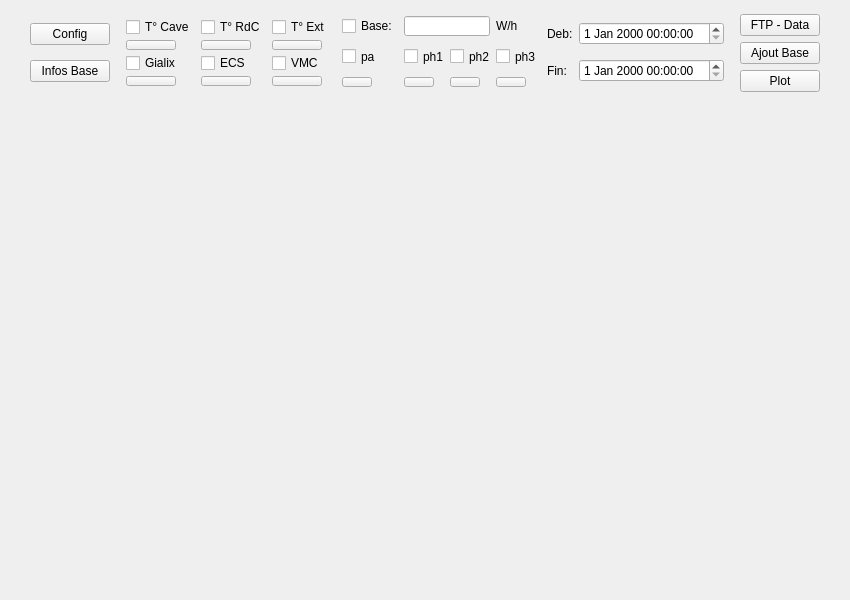
<?xml version="1.0" encoding="UTF-8"?>
<ui version="4.0">
 <class>MainWindow</class>
 <widget class="QMainWindow" name="MainWindow">
  <property name="geometry">
   <rect>
    <x>0</x>
    <y>0</y>
    <width>850</width>
    <height>600</height>
   </rect>
  </property>
  <property name="minimumSize">
   <size>
    <width>850</width>
    <height>0</height>
   </size>
  </property>
  <property name="windowTitle">
   <string>WesLC-Data</string>
  </property>
  <property name="animated">
   <bool>false</bool>
  </property>
  <widget class="QWidget" name="centralwidget">
   <layout class="QGridLayout" name="gridLayout_4">
    <item row="0" column="0">
     <spacer name="horizontalSpacer">
      <property name="orientation">
       <enum>Qt::Horizontal</enum>
      </property>
      <property name="sizeHint" stdset="0">
       <size>
        <width>62</width>
        <height>20</height>
       </size>
      </property>
     </spacer>
    </item>
    <item row="0" column="1">
     <layout class="QGridLayout" name="gridLayout_2">
      <property name="leftMargin">
       <number>5</number>
      </property>
      <property name="topMargin">
       <number>5</number>
      </property>
      <property name="rightMargin">
       <number>5</number>
      </property>
      <property name="bottomMargin">
       <number>5</number>
      </property>
      <item row="0" column="0">
       <widget class="QPushButton" name="config_Button">
        <property name="text">
         <string>Config</string>
        </property>
       </widget>
      </item>
      <item row="1" column="0">
       <widget class="QPushButton" name="info_base_Button">
        <property name="text">
         <string>Infos Base</string>
        </property>
       </widget>
      </item>
     </layout>
    </item>
    <item row="0" column="2">
     <layout class="QGridLayout" name="gridLayout_Sondes">
      <property name="leftMargin">
       <number>5</number>
      </property>
      <property name="topMargin">
       <number>5</number>
      </property>
      <property name="rightMargin">
       <number>5</number>
      </property>
      <property name="bottomMargin">
       <number>5</number>
      </property>
      <property name="verticalSpacing">
       <number>0</number>
      </property>
      <item row="1" column="1">
       <widget class="QPushButton" name="pb_1w2">
        <property name="maximumSize">
         <size>
          <width>50</width>
          <height>10</height>
         </size>
        </property>
        <property name="text">
         <string/>
        </property>
       </widget>
      </item>
      <item row="2" column="1">
       <widget class="QCheckBox" name="cb_pince2">
        <property name="text">
         <string>ECS</string>
        </property>
       </widget>
      </item>
      <item row="2" column="2">
       <widget class="QCheckBox" name="cb_pince1">
        <property name="text">
         <string>VMC</string>
        </property>
       </widget>
      </item>
      <item row="3" column="2">
       <widget class="QPushButton" name="pb_pince2">
        <property name="maximumSize">
         <size>
          <width>50</width>
          <height>10</height>
         </size>
        </property>
        <property name="text">
         <string/>
        </property>
       </widget>
      </item>
      <item row="0" column="1">
       <widget class="QCheckBox" name="cb_1w2">
        <property name="text">
         <string>T° RdC</string>
        </property>
       </widget>
      </item>
      <item row="1" column="0">
       <widget class="QPushButton" name="pb_1w1">
        <property name="maximumSize">
         <size>
          <width>50</width>
          <height>10</height>
         </size>
        </property>
        <property name="text">
         <string/>
        </property>
       </widget>
      </item>
      <item row="1" column="2">
       <widget class="QPushButton" name="pb_1w3">
        <property name="maximumSize">
         <size>
          <width>50</width>
          <height>10</height>
         </size>
        </property>
        <property name="text">
         <string/>
        </property>
       </widget>
      </item>
      <item row="2" column="0">
       <widget class="QCheckBox" name="cb_pulse1">
        <property name="text">
         <string>Gialix</string>
        </property>
       </widget>
      </item>
      <item row="0" column="2">
       <widget class="QCheckBox" name="cb_1w3">
        <property name="text">
         <string>T° Ext</string>
        </property>
       </widget>
      </item>
      <item row="3" column="1">
       <widget class="QPushButton" name="pb_pince1">
        <property name="maximumSize">
         <size>
          <width>50</width>
          <height>10</height>
         </size>
        </property>
        <property name="text">
         <string/>
        </property>
       </widget>
      </item>
      <item row="3" column="0">
       <widget class="QPushButton" name="pb_pulse1">
        <property name="maximumSize">
         <size>
          <width>50</width>
          <height>10</height>
         </size>
        </property>
        <property name="text">
         <string/>
        </property>
       </widget>
      </item>
      <item row="0" column="0">
       <widget class="QCheckBox" name="cb_1w1">
        <property name="text">
         <string>T° Cave</string>
        </property>
       </widget>
      </item>
     </layout>
    </item>
    <item row="0" column="3">
     <layout class="QGridLayout" name="gridLayout_3">
      <item row="0" column="0">
       <widget class="QCheckBox" name="cb_base">
        <property name="text">
         <string>Base:</string>
        </property>
       </widget>
      </item>
      <item row="0" column="1" colspan="2">
       <widget class="QLineEdit" name="le_base">
        <property name="maximumSize">
         <size>
          <width>120</width>
          <height>20</height>
         </size>
        </property>
        <property name="alignment">
         <set>Qt::AlignRight|Qt::AlignTrailing|Qt::AlignVCenter</set>
        </property>
       </widget>
      </item>
      <item row="0" column="3">
       <widget class="QLabel" name="label_3">
        <property name="text">
         <string>W/h</string>
        </property>
       </widget>
      </item>
      <item row="1" column="0">
       <widget class="QCheckBox" name="cb_pa">
        <property name="maximumSize">
         <size>
          <width>40</width>
          <height>15</height>
         </size>
        </property>
        <property name="text">
         <string>pa</string>
        </property>
       </widget>
      </item>
      <item row="1" column="1">
       <widget class="QCheckBox" name="cb_ph1">
        <property name="maximumSize">
         <size>
          <width>40</width>
          <height>15</height>
         </size>
        </property>
        <property name="text">
         <string>ph1</string>
        </property>
       </widget>
      </item>
      <item row="1" column="2">
       <widget class="QCheckBox" name="cb_ph2">
        <property name="maximumSize">
         <size>
          <width>40</width>
          <height>15</height>
         </size>
        </property>
        <property name="text">
         <string>ph2</string>
        </property>
       </widget>
      </item>
      <item row="1" column="3">
       <widget class="QCheckBox" name="cb_ph3">
        <property name="maximumSize">
         <size>
          <width>40</width>
          <height>15</height>
         </size>
        </property>
        <property name="text">
         <string>ph3</string>
        </property>
       </widget>
      </item>
      <item row="2" column="0">
       <widget class="QPushButton" name="pb_pa">
        <property name="maximumSize">
         <size>
          <width>30</width>
          <height>10</height>
         </size>
        </property>
        <property name="text">
         <string/>
        </property>
       </widget>
      </item>
      <item row="2" column="1">
       <widget class="QPushButton" name="pb_ph1">
        <property name="maximumSize">
         <size>
          <width>30</width>
          <height>10</height>
         </size>
        </property>
        <property name="text">
         <string/>
        </property>
       </widget>
      </item>
      <item row="2" column="2">
       <widget class="QPushButton" name="pb_ph2">
        <property name="maximumSize">
         <size>
          <width>30</width>
          <height>10</height>
         </size>
        </property>
        <property name="text">
         <string/>
        </property>
       </widget>
      </item>
      <item row="2" column="3">
       <widget class="QPushButton" name="pb_ph3">
        <property name="maximumSize">
         <size>
          <width>30</width>
          <height>10</height>
         </size>
        </property>
        <property name="text">
         <string/>
        </property>
       </widget>
      </item>
     </layout>
    </item>
    <item row="0" column="4">
     <layout class="QGridLayout" name="gridLayout_Date">
      <property name="leftMargin">
       <number>5</number>
      </property>
      <property name="topMargin">
       <number>5</number>
      </property>
      <property name="rightMargin">
       <number>5</number>
      </property>
      <property name="bottomMargin">
       <number>5</number>
      </property>
      <item row="0" column="0">
       <widget class="QLabel" name="label">
        <property name="text">
         <string>Deb:</string>
        </property>
       </widget>
      </item>
      <item row="1" column="0">
       <widget class="QLabel" name="label_2">
        <property name="text">
         <string>Fin:</string>
        </property>
       </widget>
      </item>
      <item row="0" column="1">
       <widget class="QDateTimeEdit" name="deb_dateTimeEdit"/>
      </item>
      <item row="1" column="1">
       <widget class="QDateTimeEdit" name="fin_dateTimeEdit"/>
      </item>
     </layout>
    </item>
    <item row="0" column="5">
     <layout class="QGridLayout" name="gridLayout">
      <property name="leftMargin">
       <number>5</number>
      </property>
      <property name="topMargin">
       <number>5</number>
      </property>
      <property name="rightMargin">
       <number>5</number>
      </property>
      <property name="bottomMargin">
       <number>5</number>
      </property>
      <item row="0" column="0">
       <widget class="QPushButton" name="dataAquisition_Button">
        <property name="text">
         <string>FTP - Data</string>
        </property>
       </widget>
      </item>
      <item row="1" column="0">
       <widget class="QPushButton" name="ajoutBase_Button">
        <property name="text">
         <string>Ajout Base</string>
        </property>
       </widget>
      </item>
      <item row="2" column="0">
       <widget class="QPushButton" name="plot_Button">
        <property name="text">
         <string>Plot</string>
        </property>
       </widget>
      </item>
     </layout>
    </item>
    <item row="0" column="6">
     <spacer name="horizontalSpacer_2">
      <property name="orientation">
       <enum>Qt::Horizontal</enum>
      </property>
      <property name="sizeHint" stdset="0">
       <size>
        <width>62</width>
        <height>20</height>
       </size>
      </property>
     </spacer>
    </item>
    <item row="1" column="0" colspan="7">
     <widget class="PlotWidget" name="graph_Widget" native="true">
      <property name="minimumSize">
       <size>
        <width>830</width>
        <height>471</height>
       </size>
      </property>
     </widget>
    </item>
   </layout>
  </widget>
 </widget>
 <customwidgets>
  <customwidget>
   <class>PlotWidget</class>
   <extends>QWidget</extends>
   <header>pyqtgraph</header>
   <container>1</container>
  </customwidget>
 </customwidgets>
 <resources/>
 <connections/>
</ui>
